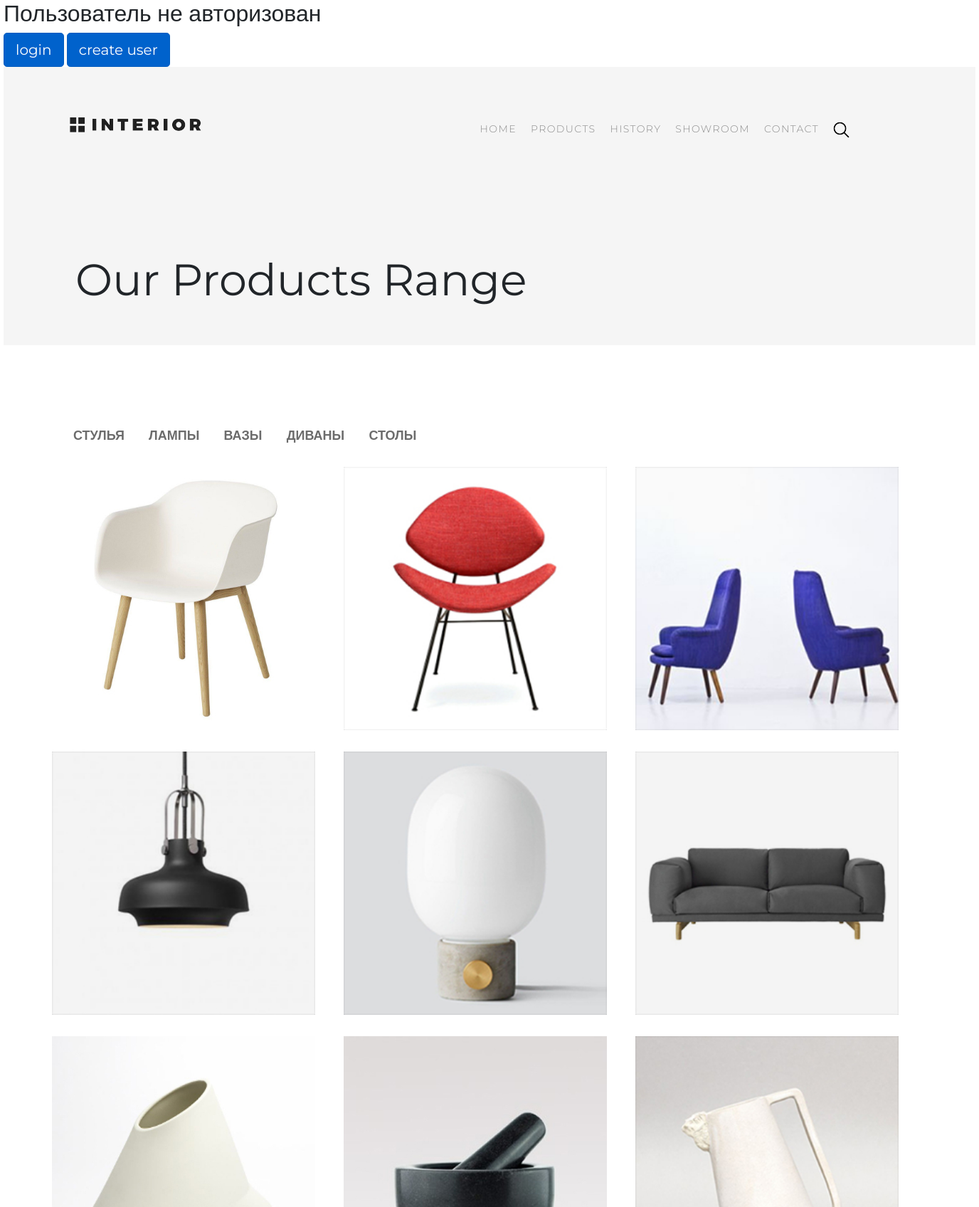
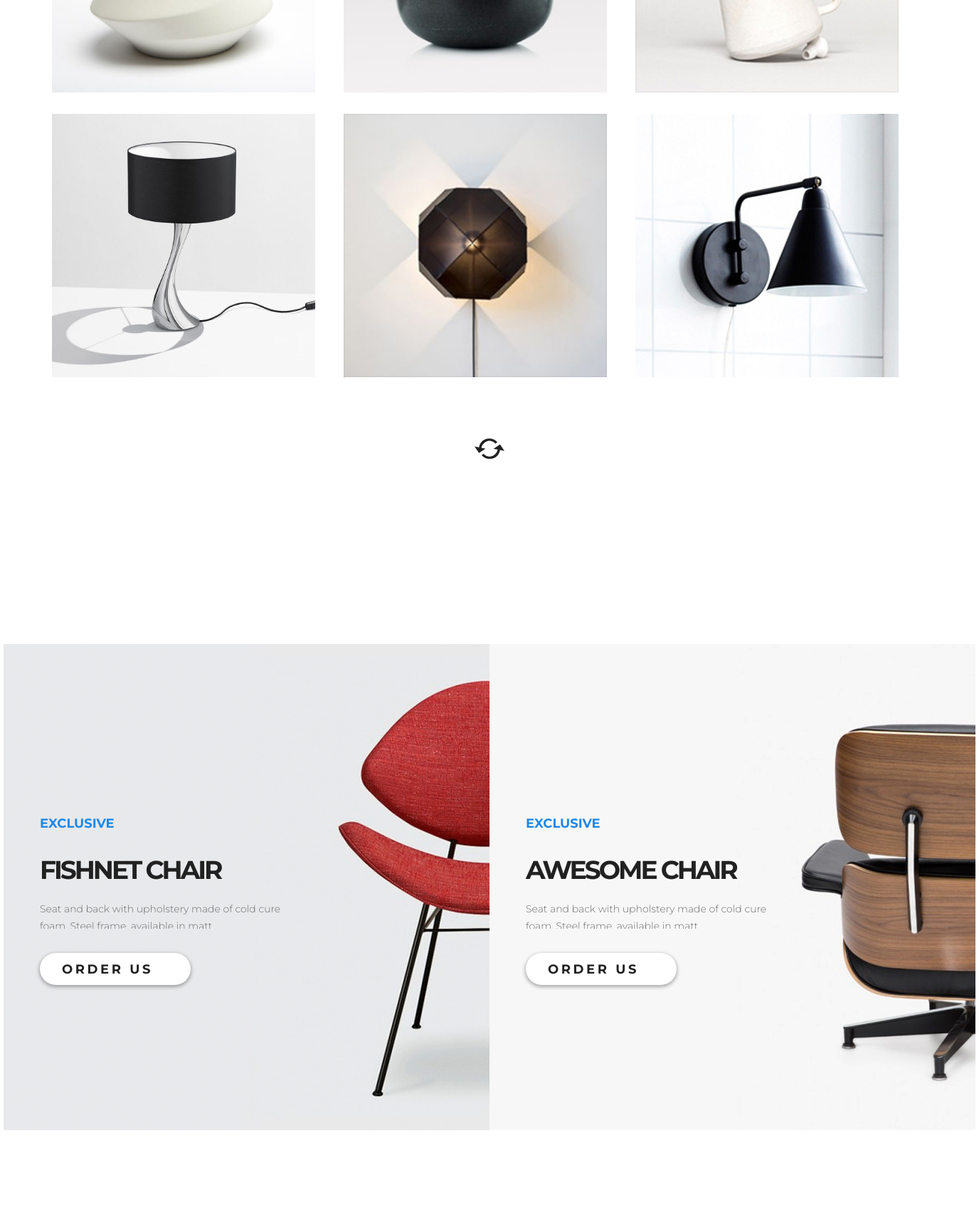
Screenshot of /products/ (upper part) with the database file from the repository (2 pictures, top to bottom).
### mainapp/models.py (models this page shows, shortened)
class ProductCategory (models.Model):
    class Meta:
        verbose_name = 'Категория'
        verbose_name_plural = 'Категории'
    name = models.CharField(verbose_name='имя', max_length=64, unique=True)
    description = models.TextField(verbose_name='описание', blank=True)

class Product(models.Model):
    class Meta:
        verbose_name = 'Продукт'
        verbose_name_plural = 'Продукты'
    category = models.ForeignKey(ProductCategory, on_delete=models.CASCADE)
    name = models.CharField(verbose_name='имя продукта', max_length=128)
    image = models.ImageField(upload_to='products_images', blank=True)
    short_desc = models.CharField(verbose_name='краткое описание продукта', max_length=60, blank=True)
    description = models.TextField(verbose_name='описание продукта', blank=True)
    price = models.DecimalField(verbose_name='цена', max_digits=8, decimal_places=2, default=0)
    quantity = models.PositiveIntegerField(verbose_name='в наличии', default=0)

### mainapp/views.py (the view)
# urls.py: path('products/', include( 'mainapp.urls', namespace='products')),
def products(request, pk=None):
    if pk is not None:
        products = Product.objects.filter(category_id=pk)
        media = '../../media/'
    else:
        products = Product.objects.all()[:12]
        media = '../media/'
    content = {
               'links_menu': links_menu,
               'links_sec_menu': links_sec_menu,
               'products_12': products,
               'titles': titles,
               'product_2': product_2,
               'media': media,
               }
    return render(request, 'mainapp/catalog.html', content)

### mainapp/templates/mainapp/catalog.html (shortened to what this page needs)
{% extends 'mainapp/base.html' %}
{% load staticfiles %}
{% block css %}
    {{ block.super}}
    <link rel="stylesheet" type="text/css" href="{% static '/css/style_deals.css' %}">
    <link rel="stylesheet" type="text/css" href="{% static '/css/style_contacts.css' %}">
{% endblock %}
{% block header %}
    {{block.super}}
    <h1>Our Products Range</h1>
{% endblock %}
{% block content %}
            {% include 'mainapp/includes/inc_sec_menu.html' %}
            {% for product in products_12 %}
                {% if forloop.counter|add:2|divisibleby:3 %}
                    <div class="trends row row_3">
                {% endif %}
                    <div class="product col-lg-4">
                        <img src="{{ media }}{{ product.image }}" alt="Картинка не прогрузилась">
                    </div>
                {% if forloop.counter|divisibleby:3 or forloop.last %}
                    </div>
                {% endif %}
            {% endfor %}
            <div class="row ring">
                <a href="/"><img src="/static/img/ring.png" alt="Картинка не прогрузилась"></a>
            </div>
            <div class="row level_2">
                {% include 'mainapp/includes/inc_prod_2.html' %}
            </div>
{% endblock %}

### mainapp/templates/mainapp/includes/inc_sec_menu.html (shortened to what this page needs)
{% load staticfiles %}
{% block menu %}
    <div class="categories">
        <ul>
            {% for link in links_sec_menu %}
                <li><a href="{% url 'products:category' link.id %}"
                       class="">
                       {{ link.name }}
                    </a>
                </li>
            {% endfor %}
        </ul>
    </div>
{% endblock %}

### static/css/style.css (style rules this page uses)
body { font-family: 'Montserrat', sans-serif; max-width: 1366px; min-width: 800px; margin: 0 auto; }
html, body { height: 100%; }
* { padding: 0; margin: 0; }
a { text-decoration: none; }
li { list-style-type: none; }
.col-lg-6, .col-lg-4 { padding: 0; }
.product { height: 270px; margin: 0px; padding: 0; }
.product img { position: absolute; }
.row_3 img { width: 370px; height: 370px; }
.level_2 { margin-top: 120px; height: 683px; }

### static/css/style_deals.css (style rules this page uses)
.categories { width: 100%; background-color: #f4f4f4; }
.categories ul { margin: 0; text-align: center; }
.categories li { margin: 15px; padding: 0; display: inline-block; }
.categories a { color: #6c6c6c; font-size: 18px; font-weight: 700; text-transform: uppercase; }
.product { height: 370px; margin: 15px 0; padding: 0; }

### static/css/style_contacts.css (style rules this page uses)
.header h1 { font-size: 62px; font-weight: 400; line-height: 72px; margin: 171px 0 0 101px; }
.categories { background-color: #fff; }
.categories ul { text-align: unset; }
.ring a { display: block; margin: 71px auto 140px; }
.level_2 { width: 1366px; margin-left: -83px; }

### rows the page displays
ProductCategory: name "СТУЛЬЯ"
ProductCategory: name "ЛАМПЫ"
ProductCategory: name "ВАЗЫ"
ProductCategory: name "ДИВАНЫ"
ProductCategory: name "СТОЛЫ"
Product: image (picture)
Product: image (picture)
Product: shows a picture
Product: image (picture)
Product: image (picture)
Product: image (picture)
Product: image (picture)
Product: image (picture)
Product: image (picture)
Product: image (picture)
Product: image (picture)
Product: image (picture)

### other values shown
{{ link.name }} "HOME" "PRODUCTS" "HISTORY" "SHOWROOM" "CONTACT"
{{ prod.name }} "FISHNET CHAIR" "AWESOME CHAIR"
{{ prod.description }} "Seat and back with upholstery made of cold cure…" "Seat and back with upholstery made of cold cure…"
